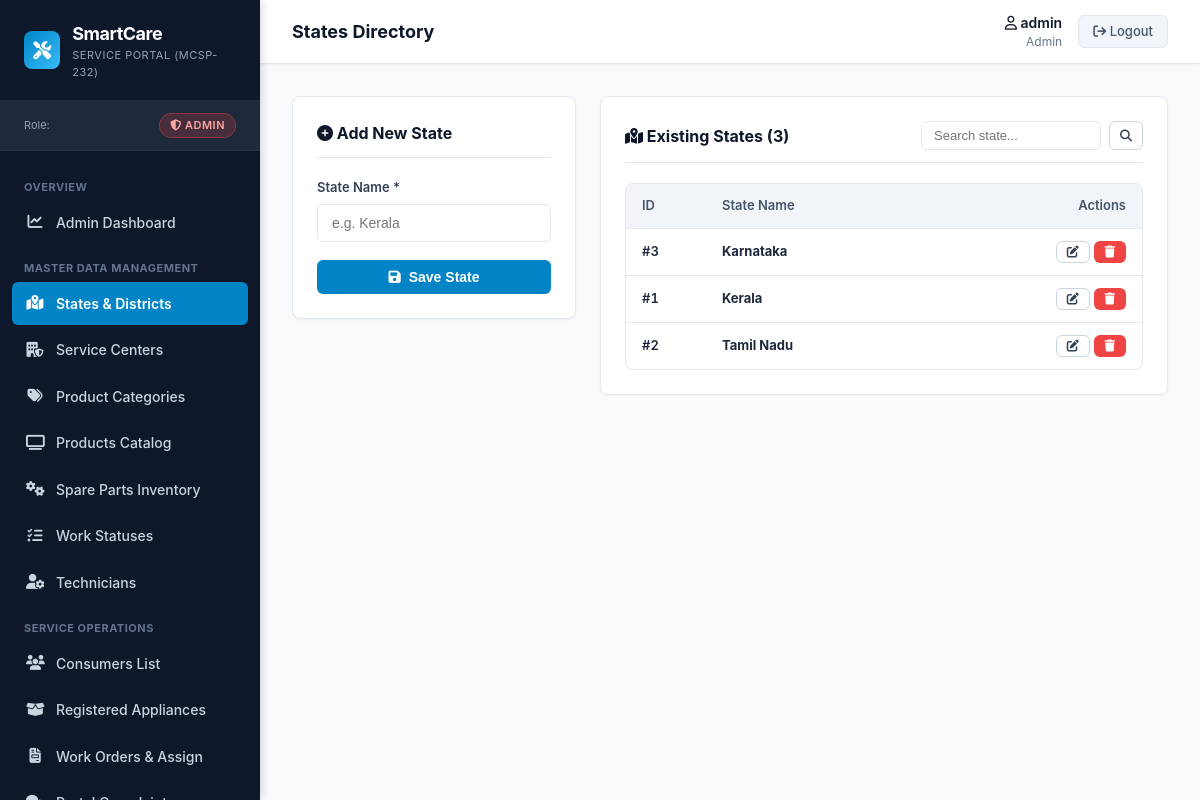
/manage/states/ (signed in), run on the app's committed database.
### accounts/models.py (models this page shows, shortened)
class State(models.Model):
    statid = models.AutoField(primary_key=True)
    state = models.CharField(max_length=20)
    class Meta:
        db_table = 'state'
        verbose_name = 'State'
        verbose_name_plural = 'States'
        ordering = ['state']

### accounts/views.py (the view, shortened to what this page needs)
# urls.py: path('manage/states/', views.manage_states, name='manage_states'),
@admin_required
def manage_states(request):
    q = request.GET.get('q', '').strip()
    states = State.objects.all()
    if q:
        states = states.filter(state__icontains=q)
    return render(request, 'accounts/manage_states.html', {'states': states, 'query': q})

### accounts/context_processors.py (called while the page is built)
def auth_context(request):
    username = request.session.get('username')
    role = request.session.get('role')
    is_authenticated = bool(username and role)
    consumer = None
    technician = None
    if is_authenticated:
        if role == 'Consumer':
            consumer = ConsumerReg.objects.filter(email=username).first()
        elif role == 'Technician':
            technician = Technician.objects.filter(Email=username).first()
            if not technician:
                technician = Technician.objects.filter(Mob=username).first()
    return {
        'session_username': username,
        'session_role': role,
        'is_authenticated_custom': is_authenticated,
        'session_consumer': consumer,
        'session_technician': technician,
    }

### templates/accounts/manage_states.html (shortened to what this page needs)
{% extends 'base.html' %}
{% block page_title %}States Directory{% endblock %}
{% block content %}
<div style="display: grid; grid-template-columns: 1fr 2fr; gap: 24px; align-items: start;">
    <div class="card">
        <div class="card-header">
            <h2 class="card-title"><i class="fa-solid fa-plus-circle"></i> Add New State</h2>
        </div>
        <form method="POST" action="{% url 'accounts:manage_states' %}">
            <div class="form-group">
                <label class="form-label" for="state">State Name *</label>
                <input type="text" id="state" name="state" class="form-control" placeholder="e.g. Kerala" required maxlength="20">
            </div>
            <button type="submit" class="btn btn-primary" style="width: 100%;">
                <i class="fa-solid fa-save"></i> Save State
            </button>
        </form>
    </div>
    <div class="card">
        <div class="card-header">
            <h2 class="card-title"><i class="fa-solid fa-map-location-dot"></i> Existing States ({{ states|length }})</h2>
            <form method="GET" action="{% url 'accounts:manage_states' %}" style="display: flex; gap: 8px;">
                <input type="text" name="q" value="{{ query }}" placeholder="Search state..." class="form-control" style="padding: 6px 12px; font-size: 13px; width: 180px;">
                <button type="submit" class="btn btn-secondary btn-sm"><i class="fa-solid fa-magnifying-glass"></i></button>
            </form>
        </div>
        <div class="table-responsive">
            <table class="data-table">
                <thead>
                    <tr>
                        <th style="width: 80px;">ID</th>
                        <th>State Name</th>
                        <th style="text-align: right; width: 140px;">Actions</th>
                    </tr>
                </thead>
                <tbody>
                    {% for st in states %}
                        <tr>
                            <td class="tabular-num">#{{ st.statid }}</td>
                            <td><strong>{{ st.state }}</strong></td>
                            <td style="text-align: right;">
                                <a href="{% url 'accounts:edit_state' st.statid %}" class="btn btn-secondary btn-sm" title="Edit">
                                    <i class="fa-solid fa-pen-to-square"></i>
                                </a>
                                <form method="POST" action="{% url 'accounts:delete_state' st.statid %}" style="display: inline-block;" onsubmit="return confirm('Are you sure you want to delete state {{ st.state }}?');">
                                    <button type="submit" class="btn btn-danger btn-sm" title="Delete">
                                        <i class="fa-solid fa-trash"></i>
                                    </button>
                                </form>
                            </td>
                        </tr>
                    {% empty %}
                        <tr>
                            <td colspan="3" style="text-align: center; color: var(--text-muted); padding: 20px;">
                                No states found. Add one using the form on the left.
                            </td>
                        </tr>
                    {% endfor %}
                </tbody>
            </table>
        </div>
    </div>
</div>
{% endblock %}

### static/css/style.css (style rules this page uses)
:root { --primary-navy: #0F172A; --secondary-navy: #1E293B; --accent-cyan: #0284C7; --accent-cyan-hover: #0369A1; --accent-cyan-light: #E0F2FE; --bg-canvas: #F8FAFC; --bg-card: #FFFFFF; --border-color: #E2E8F0; --border-focus: #38BDF8; --text-main: #0F172A; --text-muted: #64748B; --text-white: #FFFFFF; --status-green: #16A34A; --status-green-bg: #DCFCE7; --status-amber: #D97706; --status-amber-bg: #FEF3C7; --status-red: #DC2626; --status-red-bg: #FEE2E2; --status-blue: #2563EB; --status-blue-bg: #DBEAFE; --sidebar-width: 260px; --header-height: 64px; --border-radius: 8px; --box-shadow-sm: 0 1px 2px 0 rgb(0 0 0 / 0.05); --box-shadow: 0 4px 6px -1px rgb(0 0 0 / 0.1), 0 2px 4px -2px rgb(0 0 0 / 0.1); --box-shadow-lg: 0 10px 15px -3px rgb(0 0 0 / 0.1), 0 4px 6px -4px rgb(0 0 0 / 0.1); }
*, *::before, *::after { box-sizing: border-box; margin: 0; padding: 0; }
body { font-family: 'Inter', -apple-system, BlinkMacSystemFont, 'Segoe UI', Roboto, sans-serif; font-size: 14px; line-height: 1.5; color: var(--text-main); background-color: var(--bg-canvas); min-height: 100vh; }
a { color: var(--accent-cyan); text-decoration: none; transition: color 0.15s ease-in-out; }
.card { background-color: var(--bg-card); border: 1px solid var(--border-color); border-radius: var(--border-radius); box-shadow: var(--box-shadow-sm); padding: 24px; margin-bottom: 24px; }
.card-header { display: flex; justify-content: space-between; align-items: center; margin-bottom: 20px; padding-bottom: 12px; border-bottom: 1px solid var(--border-color); }
.card-title { font-size: 16px; font-weight: 700; color: var(--primary-navy); }
.btn { display: inline-flex; align-items: center; justify-content: center; gap: 8px; padding: 8px 18px; border-radius: 6px; font-size: 14px; font-weight: 600; cursor: pointer; border: 1px solid transparent; transition: all 0.15s ease; text-decoration: none; }
.btn-primary { background-color: var(--accent-cyan); color: #FFFFFF; }
.btn-secondary { background-color: #FFFFFF; color: #334155; border-color: #CBD5E1; }
.btn-danger { background-color: #EF4444; color: #FFFFFF; }
.btn-sm { padding: 4px 10px; font-size: 12px; }
.form-group { margin-bottom: 18px; }
.form-label { display: block; font-size: 13px; font-weight: 600; color: #334155; margin-bottom: 6px; }
.form-control { width: 100%; padding: 10px 14px; font-size: 14px; color: var(--text-main); background-color: #FFFFFF; border: 1px solid var(--border-color); border-radius: 6px; outline: none; transition: border-color 0.15s ease, box-shadow 0.15s ease; }
.table-responsive { width: 100%; overflow-x: auto; border: 1px solid var(--border-color); border-radius: var(--border-radius); background: #FFFFFF; }
.data-table { width: 100%; border-collapse: collapse; font-size: 13px; text-align: left; }
.data-table th { background-color: #F1F5F9; color: #475569; font-weight: 600; padding: 12px 16px; border-bottom: 1px solid var(--border-color); white-space: nowrap; }
.data-table td { padding: 12px 16px; border-bottom: 1px solid var(--border-color); color: #1E293B; vertical-align: middle; }
.data-table tbody tr:last-child td { border-bottom: none; }
.tabular-num { font-variant-numeric: tabular-nums; font-weight: 600; }

### data on the page
State: statid "3", state "Karnataka"
State: statid "1", state "Kerala"
State: statid "2", state "Tamil Nadu"

### other printed values
{{ session_role|default:'Guest' }} "ADMIN"
{{ session_username|default:'Guest' }} "admin"
{{ session_role|default:'Not Logged In' }} "Admin"
{{ states|length }} "3"
